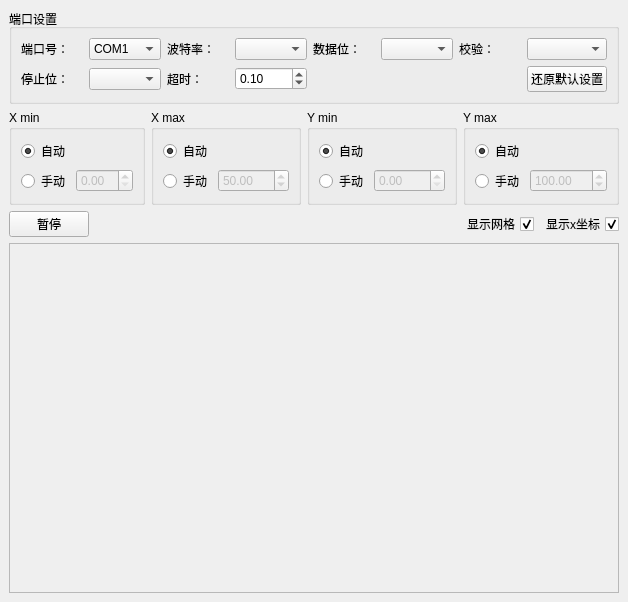
<?xml version="1.0" encoding="UTF-8"?>
<ui version="4.0">
 <class>MainWindow</class>
 <widget class="QMainWindow" name="MainWindow">
  <property name="geometry">
   <rect>
    <x>0</x>
    <y>0</y>
    <width>604</width>
    <height>602</height>
   </rect>
  </property>
  <property name="windowTitle">
   <string>Arduino COMReader</string>
  </property>
  <property name="windowIcon">
   <iconset>
    <normaloff>title1.png</normaloff>title1.png</iconset>
  </property>
  <property name="toolButtonStyle">
   <enum>Qt::ToolButtonIconOnly</enum>
  </property>
  <widget class="QWidget" name="centralwidget">
   <layout class="QVBoxLayout" name="verticalLayout">
    <item>
     <widget class="QGroupBox" name="groupBox_5">
      <property name="title">
       <string>端口设置</string>
      </property>
      <layout class="QHBoxLayout" name="horizontalLayout_3">
       <item>
        <layout class="QGridLayout" name="gridLayout">
         <item row="0" column="0">
          <widget class="QLabel" name="label">
           <property name="text">
            <string>端口号：</string>
           </property>
          </widget>
         </item>
         <item row="0" column="7">
          <widget class="QComboBox" name="cbParity"/>
         </item>
         <item row="0" column="4">
          <widget class="QLabel" name="label_3">
           <property name="text">
            <string>数据位：</string>
           </property>
          </widget>
         </item>
         <item row="0" column="6">
          <widget class="QLabel" name="label_4">
           <property name="text">
            <string>校验：</string>
           </property>
          </widget>
         </item>
         <item row="0" column="2">
          <widget class="QLabel" name="label_2">
           <property name="text">
            <string>波特率：</string>
           </property>
          </widget>
         </item>
         <item row="0" column="5">
          <widget class="QComboBox" name="cbBytesize">
           <property name="currentIndex">
            <number>-1</number>
           </property>
          </widget>
         </item>
         <item row="0" column="1">
          <widget class="QComboBox" name="cbPort">
           <item>
            <property name="text">
             <string>COM1</string>
            </property>
           </item>
           <item>
            <property name="text">
             <string>COM2</string>
            </property>
           </item>
           <item>
            <property name="text">
             <string>COM3</string>
            </property>
           </item>
           <item>
            <property name="text">
             <string>COM4</string>
            </property>
           </item>
           <item>
            <property name="text">
             <string>COM5</string>
            </property>
           </item>
           <item>
            <property name="text">
             <string>COM6</string>
            </property>
           </item>
           <item>
            <property name="text">
             <string>COM7</string>
            </property>
           </item>
           <item>
            <property name="text">
             <string>COM8</string>
            </property>
           </item>
           <item>
            <property name="text">
             <string>COM9</string>
            </property>
           </item>
           <item>
            <property name="text">
             <string>COM10</string>
            </property>
           </item>
           <item>
            <property name="text">
             <string>COM11</string>
            </property>
           </item>
           <item>
            <property name="text">
             <string>COM12</string>
            </property>
           </item>
           <item>
            <property name="text">
             <string>COM13</string>
            </property>
           </item>
           <item>
            <property name="text">
             <string>COM14</string>
            </property>
           </item>
          </widget>
         </item>
         <item row="0" column="3">
          <widget class="QComboBox" name="cbBaudrate">
           <property name="currentIndex">
            <number>-1</number>
           </property>
          </widget>
         </item>
         <item row="1" column="7">
          <widget class="QPushButton" name="btnDefault">
           <property name="text">
            <string>还原默认设置</string>
           </property>
          </widget>
         </item>
         <item row="1" column="0">
          <widget class="QLabel" name="label_5">
           <property name="text">
            <string>停止位：</string>
           </property>
          </widget>
         </item>
         <item row="1" column="1">
          <widget class="QComboBox" name="cbStopbits">
           <property name="currentIndex">
            <number>-1</number>
           </property>
          </widget>
         </item>
         <item row="1" column="2">
          <widget class="QLabel" name="label_6">
           <property name="text">
            <string>超时：</string>
           </property>
          </widget>
         </item>
         <item row="1" column="3">
          <widget class="QDoubleSpinBox" name="spbTimeout">
           <property name="maximum">
            <double>9999.000000000000000</double>
           </property>
           <property name="singleStep">
            <double>0.010000000000000</double>
           </property>
           <property name="value">
            <double>0.100000000000000</double>
           </property>
          </widget>
         </item>
        </layout>
       </item>
      </layout>
     </widget>
    </item>
    <item>
     <layout class="QHBoxLayout" name="horizontalLayout_2">
      <item>
       <widget class="QGroupBox" name="groupBox">
        <property name="title">
         <string>X min</string>
        </property>
        <layout class="QVBoxLayout" name="verticalLayout_3">
         <item>
          <layout class="QVBoxLayout" name="verticalLayout_2">
           <item>
            <widget class="QRadioButton" name="rbXminAuto">
             <property name="text">
              <string>自动</string>
             </property>
             <property name="checked">
              <bool>true</bool>
             </property>
            </widget>
           </item>
           <item>
            <layout class="QHBoxLayout" name="horizontalLayout_4">
             <item>
              <widget class="QRadioButton" name="rbXminManu">
               <property name="text">
                <string>手动</string>
               </property>
              </widget>
             </item>
             <item>
              <widget class="QDoubleSpinBox" name="XminManu">
               <property name="enabled">
                <bool>false</bool>
               </property>
              </widget>
             </item>
            </layout>
           </item>
          </layout>
         </item>
        </layout>
       </widget>
      </item>
      <item>
       <widget class="QGroupBox" name="groupBox_2">
        <property name="title">
         <string>X max</string>
        </property>
        <layout class="QVBoxLayout" name="verticalLayout_5">
         <item>
          <layout class="QVBoxLayout" name="verticalLayout_4">
           <item>
            <widget class="QRadioButton" name="rbXmaxAuto">
             <property name="text">
              <string>自动</string>
             </property>
             <property name="checked">
              <bool>true</bool>
             </property>
            </widget>
           </item>
           <item>
            <layout class="QHBoxLayout" name="horizontalLayout_5">
             <item>
              <widget class="QRadioButton" name="rbXmaxManu">
               <property name="text">
                <string>手动</string>
               </property>
              </widget>
             </item>
             <item>
              <widget class="QDoubleSpinBox" name="XmaxManu">
               <property name="enabled">
                <bool>false</bool>
               </property>
               <property name="maximum">
                <double>9999.000000000000000</double>
               </property>
               <property name="singleStep">
                <double>0.010000000000000</double>
               </property>
               <property name="value">
                <double>50.000000000000000</double>
               </property>
              </widget>
             </item>
            </layout>
           </item>
          </layout>
         </item>
        </layout>
       </widget>
      </item>
      <item>
       <widget class="QGroupBox" name="groupBox_3">
        <property name="title">
         <string>Y min</string>
        </property>
        <layout class="QVBoxLayout" name="verticalLayout_7">
         <item>
          <layout class="QVBoxLayout" name="verticalLayout_6">
           <item>
            <widget class="QRadioButton" name="rbYminAuto">
             <property name="text">
              <string>自动</string>
             </property>
             <property name="checked">
              <bool>true</bool>
             </property>
            </widget>
           </item>
           <item>
            <layout class="QHBoxLayout" name="horizontalLayout_6">
             <item>
              <widget class="QRadioButton" name="rbYminManu">
               <property name="text">
                <string>手动</string>
               </property>
              </widget>
             </item>
             <item>
              <widget class="QDoubleSpinBox" name="YminManu">
               <property name="enabled">
                <bool>false</bool>
               </property>
               <property name="maximum">
                <double>9999.000000000000000</double>
               </property>
               <property name="singleStep">
                <double>0.010000000000000</double>
               </property>
              </widget>
             </item>
            </layout>
           </item>
          </layout>
         </item>
        </layout>
       </widget>
      </item>
      <item>
       <widget class="QGroupBox" name="groupBox_4">
        <property name="title">
         <string>Y max</string>
        </property>
        <layout class="QVBoxLayout" name="verticalLayout_9">
         <item>
          <layout class="QVBoxLayout" name="verticalLayout_8">
           <item>
            <widget class="QRadioButton" name="rbYmaxAuto">
             <property name="text">
              <string>自动</string>
             </property>
             <property name="checked">
              <bool>true</bool>
             </property>
            </widget>
           </item>
           <item>
            <layout class="QHBoxLayout" name="horizontalLayout_7">
             <item>
              <widget class="QRadioButton" name="rbYmaxManu">
               <property name="text">
                <string>手动</string>
               </property>
              </widget>
             </item>
             <item>
              <widget class="QDoubleSpinBox" name="YmaxManu">
               <property name="enabled">
                <bool>false</bool>
               </property>
               <property name="maximum">
                <double>99999.000000000000000</double>
               </property>
               <property name="singleStep">
                <double>0.010000000000000</double>
               </property>
               <property name="value">
                <double>100.000000000000000</double>
               </property>
              </widget>
             </item>
            </layout>
           </item>
          </layout>
         </item>
        </layout>
       </widget>
      </item>
     </layout>
    </item>
    <item>
     <layout class="QHBoxLayout" name="horizontalLayout">
      <item>
       <widget class="QPushButton" name="btnPause">
        <property name="text">
         <string>暂停</string>
        </property>
       </widget>
      </item>
      <item>
       <spacer name="horizontalSpacer">
        <property name="orientation">
         <enum>Qt::Horizontal</enum>
        </property>
        <property name="sizeHint" stdset="0">
         <size>
          <width>40</width>
          <height>20</height>
         </size>
        </property>
       </spacer>
      </item>
      <item>
       <widget class="QCheckBox" name="chbGrid">
        <property name="layoutDirection">
         <enum>Qt::RightToLeft</enum>
        </property>
        <property name="text">
         <string>显示网格</string>
        </property>
        <property name="checked">
         <bool>true</bool>
        </property>
       </widget>
      </item>
      <item>
       <widget class="QCheckBox" name="chbXlabel">
        <property name="layoutDirection">
         <enum>Qt::RightToLeft</enum>
        </property>
        <property name="text">
         <string>显示x坐标</string>
        </property>
        <property name="checked">
         <bool>true</bool>
        </property>
       </widget>
      </item>
     </layout>
    </item>
    <item>
     <widget class="QFrame" name="graphFrame">
      <property name="enabled">
       <bool>true</bool>
      </property>
      <property name="sizePolicy">
       <sizepolicy hsizetype="Preferred" vsizetype="Expanding">
        <horstretch>0</horstretch>
        <verstretch>0</verstretch>
       </sizepolicy>
      </property>
      <property name="frameShape">
       <enum>QFrame::StyledPanel</enum>
      </property>
      <property name="frameShadow">
       <enum>QFrame::Raised</enum>
      </property>
      <layout class="QVBoxLayout" name="verticalLayout_11">
       <item>
        <layout class="QVBoxLayout" name="graphLayout"/>
       </item>
      </layout>
     </widget>
    </item>
   </layout>
  </widget>
  <action name="actionSavePNG">
   <property name="text">
    <string>保存为PNG</string>
   </property>
  </action>
  <action name="actionExit">
   <property name="text">
    <string>Exit</string>
   </property>
   <property name="shortcut">
    <string>Ctrl+Q</string>
   </property>
  </action>
 </widget>
 <resources/>
 <connections>
  <connection>
   <sender>rbXminManu</sender>
   <signal>toggled(bool)</signal>
   <receiver>XminManu</receiver>
   <slot>setEnabled(bool)</slot>
   <hints>
    <hint type="sourcelabel">
     <x>49</x>
     <y>537</y>
    </hint>
    <hint type="destinationlabel">
     <x>109</x>
     <y>542</y>
    </hint>
   </hints>
  </connection>
  <connection>
   <sender>rbXmaxManu</sender>
   <signal>toggled(bool)</signal>
   <receiver>XmaxManu</receiver>
   <slot>setEnabled(bool)</slot>
   <hints>
    <hint type="sourcelabel">
     <x>213</x>
     <y>541</y>
    </hint>
    <hint type="destinationlabel">
     <x>246</x>
     <y>541</y>
    </hint>
   </hints>
  </connection>
  <connection>
   <sender>rbYminManu</sender>
   <signal>toggled(bool)</signal>
   <receiver>YminManu</receiver>
   <slot>setEnabled(bool)</slot>
   <hints>
    <hint type="sourcelabel">
     <x>361</x>
     <y>546</y>
    </hint>
    <hint type="destinationlabel">
     <x>411</x>
     <y>546</y>
    </hint>
   </hints>
  </connection>
  <connection>
   <sender>rbYmaxManu</sender>
   <signal>toggled(bool)</signal>
   <receiver>YmaxManu</receiver>
   <slot>setEnabled(bool)</slot>
   <hints>
    <hint type="sourcelabel">
     <x>504</x>
     <y>541</y>
    </hint>
    <hint type="destinationlabel">
     <x>556</x>
     <y>541</y>
    </hint>
   </hints>
  </connection>
 </connections>
</ui>
